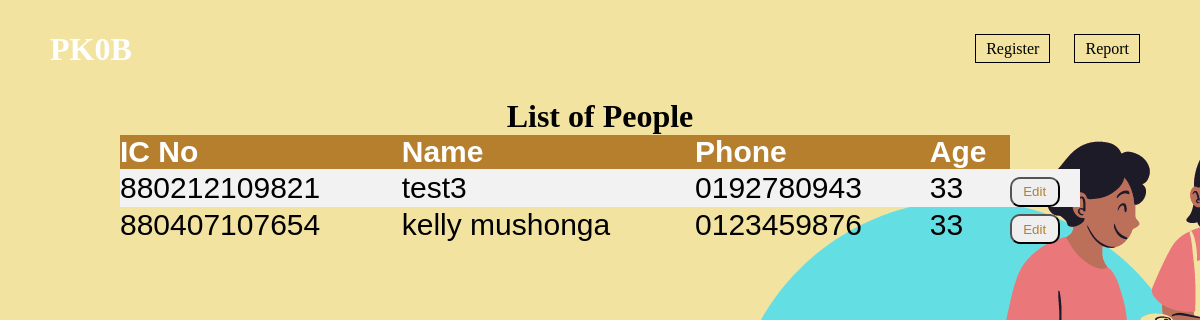
Screenshot of /pkob/peopleInfo_report/ with the database file from the repository.
### App_Pkob/models.py (models this page shows)
class People(models.Model):
    Timestamp = models.DateTimeField(auto_now_add=True, blank=True, )
    IcNo = models.CharField(primary_key=True, max_length=12, blank=False)
    Name = models.CharField(max_length=255)
    Phone = models.CharField(max_length=10)

### App_Pkob/views.py (the view)
# urls.py: path('peopleInfo_report/', views.peopleinfo_report, name ="peopleinfo"),
def peopleinfo_report(request):
    i = 0;
    current = datetime.datetime.now().year
    year = (People.objects.values_list('IcNo', flat=True))
    year2 = []
    for yeart in year:
        test = yeart[-4]
        if test == "0":
            print(yeart)
            year2.append(("20" + str(yeart)[:4]).replace(",", ""))
            print(year2)
        else:
            year2.append(("19" + str(yeart)[:4]).replace(",", ""))
            print(datetime.datetime.now().month)
    for getyear in year2:
        if datetime.datetime.now().month < int(year2[i][2:4]):
            print(int(year2[i][:4]))
            year2[i] = current - int(year2[i][:4])
            i += 1
        else:
            year2[i] = current - int(year2[i][:4])-1
            i +=1
    print(year2);
    people_list = People.objects.all()
    print(people_list);
    return render(request, 'App_Pkob/peopleInfo_report.html', context={'people_list': people_list, "year2": year2})

### App_Pkob/templates/App_Pkob/peopleInfo_report.html (shortened to what this page needs)
<!DOCTYPE html>
{% extends "App_Pkob/base.html" %}
   {% block content %}
</head>
<body>
<h1 style="text-align: center">List of People</h1>
<table>
    <tr>
        <th>IC No</th>
        <th>Name</th>
        <th>Phone</th>
        <th>Age</th>
    </tr>
    {% for people in people_list %}
        <tr data-href = "peopleInfo.html">
        <td>{{ people.IcNo}}</td>
        <td> {{ people.Name }}</td>
        <td>{{ people.Phone}}</td>
        <td> {{year2.pop}}</td>
        <td><a href="{% url "person-info" people.IcNo %}"><button style="border-radius: 10px; height: 30px;width:50px ; color:#B67F2D "  type="button"  >Edit</button></a></td>
        </tr>
        {% endfor %}
</table>
</body>
{% endblock content %}

### App_Pkob/templates/App_Pkob/base.html (style rules this page uses)
* { margin:0; padding:0; }
body { background-image: url("/images/background2.png "); background-position:center bottom 75% ; }

### App_Pkob/templates/App_Pkob/peopleInfo_report.html (style rules this page uses)
table { border-collapse: collapse; width:80%; font-family:'Raleway', sans-serif ; font-size: 30px; text-align: left; margin:auto; }
th { background-color:#B67F2D ; color:white; }
tr:nth-child(even) { background-color:#f2f2f2 }

### rows the page displays
People: IcNo "880212109821", Name "test3", Phone "0192780943", pop "33"
People: IcNo "880407107654", Name "kelly mushonga", Phone "0123459876", pop "33"
